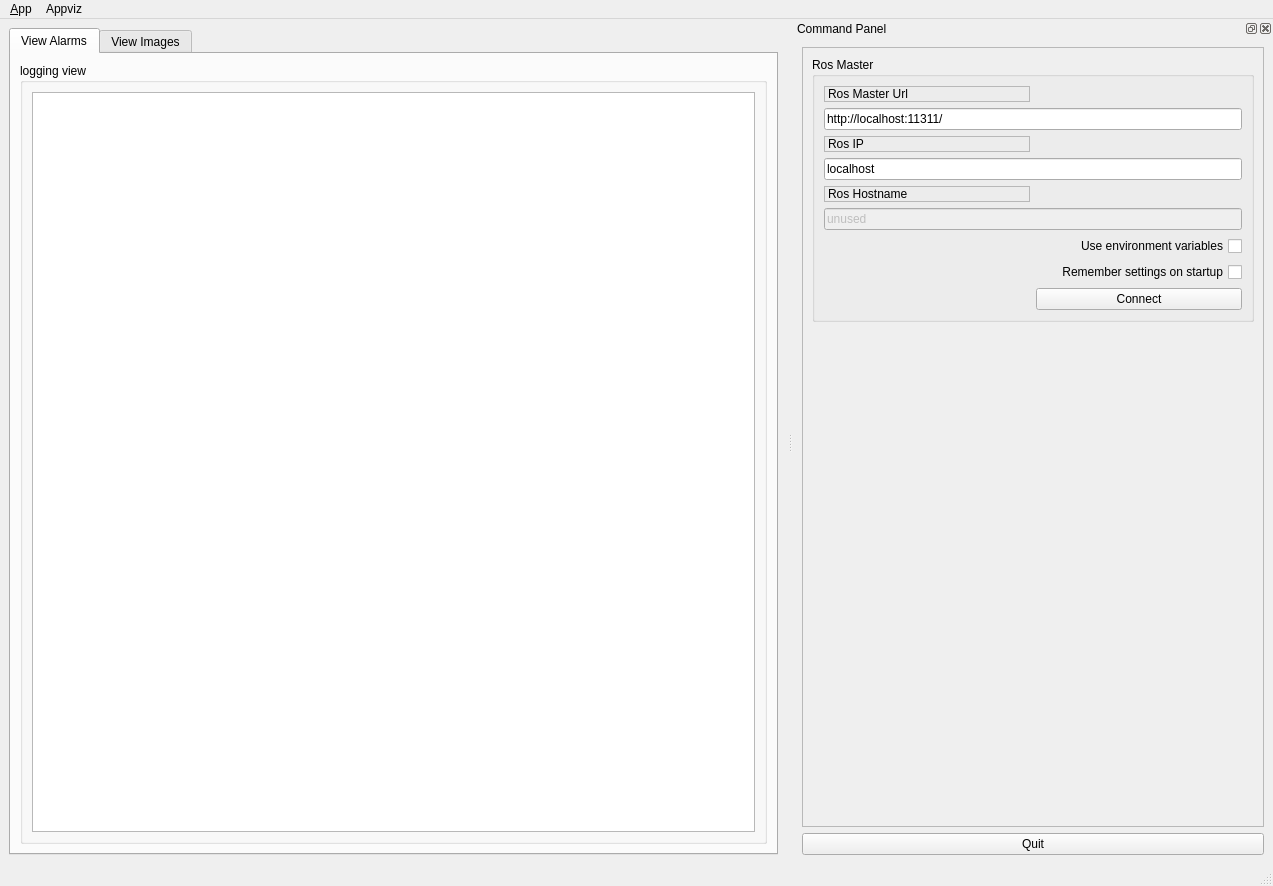
<?xml version="1.0" encoding="UTF-8"?>
<ui version="4.0">
 <class>MainWindow</class>
 <widget class="QMainWindow" name="MainWindow">
  <property name="geometry">
   <rect>
    <x>0</x>
    <y>0</y>
    <width>1273</width>
    <height>886</height>
   </rect>
  </property>
  <property name="windowTitle">
   <string>Appviz</string>
  </property>
  <property name="windowIcon">
   <iconset resource="../resources/images.qrc">
    <normaloff>:/images/icon.png</normaloff>:/images/icon.png</iconset>
  </property>
  <property name="locale">
   <locale language="English" country="UnitedStates"/>
  </property>
  <widget class="QWidget" name="centralwidget">
   <layout class="QHBoxLayout">
    <item>
     <widget class="QTabWidget" name="tab_manager">
      <property name="minimumSize">
       <size>
        <width>100</width>
        <height>0</height>
       </size>
      </property>
      <property name="locale">
       <locale language="English" country="UnitedStates"/>
      </property>
      <property name="currentIndex">
       <number>0</number>
      </property>
      <widget class="QWidget" name="tab_status">
       <attribute name="title">
        <string>View Alarms</string>
       </attribute>
       <layout class="QVBoxLayout" name="verticalLayout_2">
        <item>
         <widget class="QGroupBox" name="groupBox_alarm">
          <property name="sizePolicy">
           <sizepolicy hsizetype="MinimumExpanding" vsizetype="Preferred">
            <horstretch>0</horstretch>
            <verstretch>0</verstretch>
           </sizepolicy>
          </property>
          <property name="title">
           <string>logging view</string>
          </property>
          <layout class="QGridLayout" name="gridLayout_3">
           <item row="0" column="0">
            <widget class="QListView" name="view_logging"/>
           </item>
          </layout>
         </widget>
        </item>
       </layout>
      </widget>
      <widget class="QWidget" name="tab">
       <attribute name="title">
        <string>View Images</string>
       </attribute>
       <layout class="QHBoxLayout" name="horizontalLayout">
        <item>
         <widget class="QGroupBox" name="groupBox_image">
          <property name="title">
           <string>detection image</string>
          </property>
          <layout class="QVBoxLayout" name="verticalLayout_4">
           <item>
            <widget class="QLabel" name="view_image">
             <property name="text">
              <string>TextLabel (shows images)</string>
             </property>
            </widget>
           </item>
           <item>
            <spacer name="verticalSpacer_image">
             <property name="orientation">
              <enum>Qt::Vertical</enum>
             </property>
             <property name="sizeHint" stdset="0">
              <size>
               <width>20</width>
               <height>40</height>
              </size>
             </property>
            </spacer>
           </item>
           <item>
            <widget class="QPushButton" name="play_button">
             <property name="text">
              <string>Play</string>
             </property>
            </widget>
           </item>
          </layout>
         </widget>
        </item>
       </layout>
      </widget>
     </widget>
    </item>
   </layout>
  </widget>
  <widget class="QMenuBar" name="menubar">
   <property name="geometry">
    <rect>
     <x>0</x>
     <y>0</y>
     <width>1273</width>
     <height>36</height>
    </rect>
   </property>
   <widget class="QMenu" name="menu_File">
    <property name="title">
     <string>&amp;App</string>
    </property>
    <addaction name="action_Preferences"/>
    <addaction name="separator"/>
    <addaction name="actionAbout"/>
    <addaction name="actionAbout_Qt"/>
    <addaction name="separator"/>
    <addaction name="action_Quit"/>
   </widget>
   <widget class="QMenu" name="menuAppviz">
    <property name="title">
     <string>Appviz</string>
    </property>
   </widget>
   <addaction name="menu_File"/>
   <addaction name="menuAppviz"/>
  </widget>
  <widget class="QStatusBar" name="statusbar"/>
  <widget class="QDockWidget" name="dock_status">
   <property name="sizePolicy">
    <sizepolicy hsizetype="Minimum" vsizetype="Preferred">
     <horstretch>0</horstretch>
     <verstretch>0</verstretch>
    </sizepolicy>
   </property>
   <property name="minimumSize">
    <size>
     <width>480</width>
     <height>584</height>
    </size>
   </property>
   <property name="allowedAreas">
    <set>Qt::RightDockWidgetArea</set>
   </property>
   <property name="windowTitle">
    <string>Command Panel</string>
   </property>
   <attribute name="dockWidgetArea">
    <number>2</number>
   </attribute>
   <widget class="QWidget" name="dockWidgetContents_2">
    <layout class="QVBoxLayout" name="verticalLayout">
     <item>
      <widget class="QFrame" name="frame">
       <property name="sizePolicy">
        <sizepolicy hsizetype="Minimum" vsizetype="Preferred">
         <horstretch>0</horstretch>
         <verstretch>0</verstretch>
        </sizepolicy>
       </property>
       <property name="frameShape">
        <enum>QFrame::StyledPanel</enum>
       </property>
       <property name="frameShadow">
        <enum>QFrame::Raised</enum>
       </property>
       <layout class="QVBoxLayout" name="verticalLayout_3">
        <item>
         <widget class="QGroupBox" name="groupBox">
          <property name="title">
           <string>Ros Master</string>
          </property>
          <layout class="QGridLayout" name="gridLayout">
           <item row="0" column="0">
            <widget class="QLabel" name="label">
             <property name="frameShape">
              <enum>QFrame::StyledPanel</enum>
             </property>
             <property name="frameShadow">
              <enum>QFrame::Raised</enum>
             </property>
             <property name="text">
              <string>Ros Master Url</string>
             </property>
            </widget>
           </item>
           <item row="1" column="0" colspan="2">
            <widget class="QLineEdit" name="line_edit_master">
             <property name="text">
              <string>http://localhost:11311/</string>
             </property>
            </widget>
           </item>
           <item row="2" column="0">
            <widget class="QLabel" name="label_2">
             <property name="frameShape">
              <enum>QFrame::StyledPanel</enum>
             </property>
             <property name="frameShadow">
              <enum>QFrame::Raised</enum>
             </property>
             <property name="text">
              <string>Ros IP</string>
             </property>
            </widget>
           </item>
           <item row="3" column="0" colspan="2">
            <widget class="QLineEdit" name="line_edit_host">
             <property name="text">
              <string>localhost</string>
             </property>
            </widget>
           </item>
           <item row="4" column="0">
            <widget class="QLabel" name="label_3">
             <property name="frameShape">
              <enum>QFrame::StyledPanel</enum>
             </property>
             <property name="frameShadow">
              <enum>QFrame::Raised</enum>
             </property>
             <property name="text">
              <string>Ros Hostname</string>
             </property>
            </widget>
           </item>
           <item row="5" column="0" colspan="2">
            <widget class="QLineEdit" name="line_edit_topic">
             <property name="enabled">
              <bool>false</bool>
             </property>
             <property name="text">
              <string>unused</string>
             </property>
            </widget>
           </item>
           <item row="6" column="0" colspan="2">
            <widget class="QCheckBox" name="checkbox_use_environment">
             <property name="layoutDirection">
              <enum>Qt::RightToLeft</enum>
             </property>
             <property name="text">
              <string>Use environment variables</string>
             </property>
            </widget>
           </item>
           <item row="7" column="0" colspan="2">
            <widget class="QCheckBox" name="checkbox_remember_settings">
             <property name="layoutDirection">
              <enum>Qt::RightToLeft</enum>
             </property>
             <property name="text">
              <string>Remember settings on startup</string>
             </property>
            </widget>
           </item>
           <item row="8" column="0">
            <spacer name="horizontalSpacer">
             <property name="orientation">
              <enum>Qt::Horizontal</enum>
             </property>
             <property name="sizeHint" stdset="0">
              <size>
               <width>170</width>
               <height>21</height>
              </size>
             </property>
            </spacer>
           </item>
           <item row="8" column="1">
            <widget class="QPushButton" name="button_connect">
             <property name="enabled">
              <bool>true</bool>
             </property>
             <property name="sizePolicy">
              <sizepolicy hsizetype="MinimumExpanding" vsizetype="Fixed">
               <horstretch>0</horstretch>
               <verstretch>0</verstretch>
              </sizepolicy>
             </property>
             <property name="toolTip">
              <string>Set the target to the current joint trajectory state.</string>
             </property>
             <property name="statusTip">
              <string>Clear all waypoints and set the target to the current joint trajectory state.</string>
             </property>
             <property name="text">
              <string>Connect</string>
             </property>
            </widget>
           </item>
          </layout>
         </widget>
        </item>
        <item>
         <spacer name="verticalSpacer_3">
          <property name="orientation">
           <enum>Qt::Vertical</enum>
          </property>
          <property name="sizeHint" stdset="0">
           <size>
            <width>20</width>
            <height>233</height>
           </size>
          </property>
         </spacer>
        </item>
       </layout>
      </widget>
     </item>
     <item>
      <widget class="QPushButton" name="quit_button">
       <property name="sizePolicy">
        <sizepolicy hsizetype="MinimumExpanding" vsizetype="Fixed">
         <horstretch>0</horstretch>
         <verstretch>0</verstretch>
        </sizepolicy>
       </property>
       <property name="text">
        <string>Quit</string>
       </property>
      </widget>
     </item>
    </layout>
   </widget>
  </widget>
  <action name="action_Quit">
   <property name="text">
    <string>&amp;Quit</string>
   </property>
   <property name="shortcut">
    <string>Ctrl+Q</string>
   </property>
   <property name="shortcutContext">
    <enum>Qt::ApplicationShortcut</enum>
   </property>
  </action>
  <action name="action_Preferences">
   <property name="text">
    <string>&amp;Preferences</string>
   </property>
  </action>
  <action name="actionAbout">
   <property name="text">
    <string>&amp;About</string>
   </property>
  </action>
  <action name="actionAbout_Qt">
   <property name="text">
    <string>About &amp;Qt</string>
   </property>
  </action>
 </widget>
 <resources>
  <include location="../resources/images.qrc"/>
 </resources>
 <connections>
  <connection>
   <sender>action_Quit</sender>
   <signal>triggered()</signal>
   <receiver>MainWindow</receiver>
   <slot>close()</slot>
   <hints>
    <hint type="sourcelabel">
     <x>-1</x>
     <y>-1</y>
    </hint>
    <hint type="destinationlabel">
     <x>399</x>
     <y>299</y>
    </hint>
   </hints>
  </connection>
  <connection>
   <sender>quit_button</sender>
   <signal>clicked()</signal>
   <receiver>MainWindow</receiver>
   <slot>close()</slot>
   <hints>
    <hint type="sourcelabel">
     <x>859</x>
     <y>552</y>
    </hint>
    <hint type="destinationlabel">
     <x>469</x>
     <y>299</y>
    </hint>
   </hints>
  </connection>
 </connections>
</ui>
